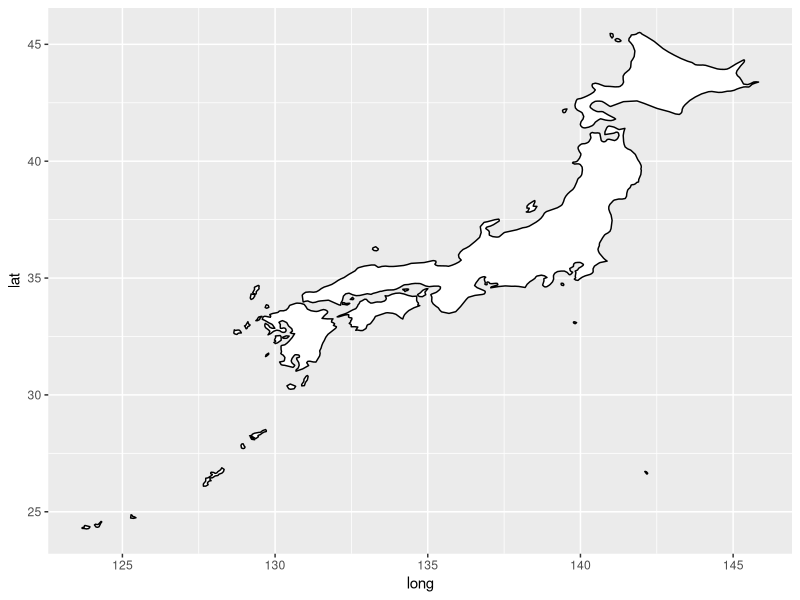
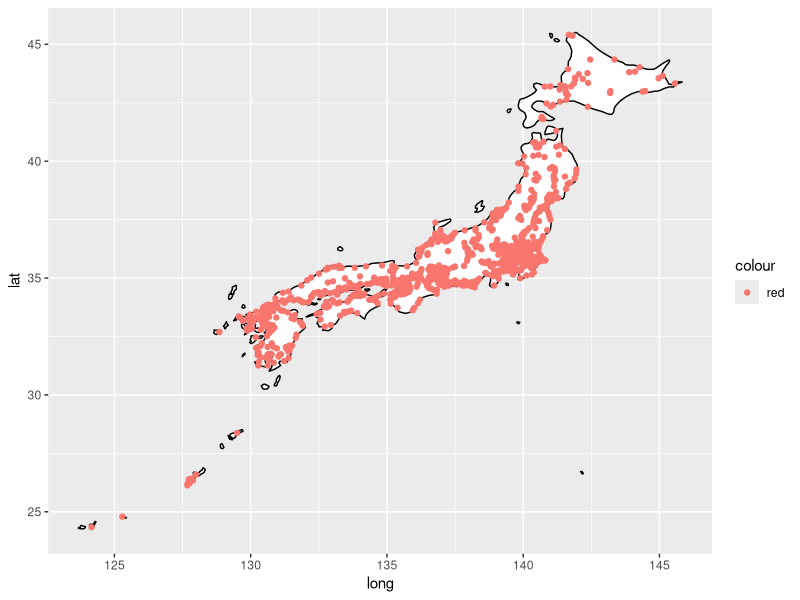
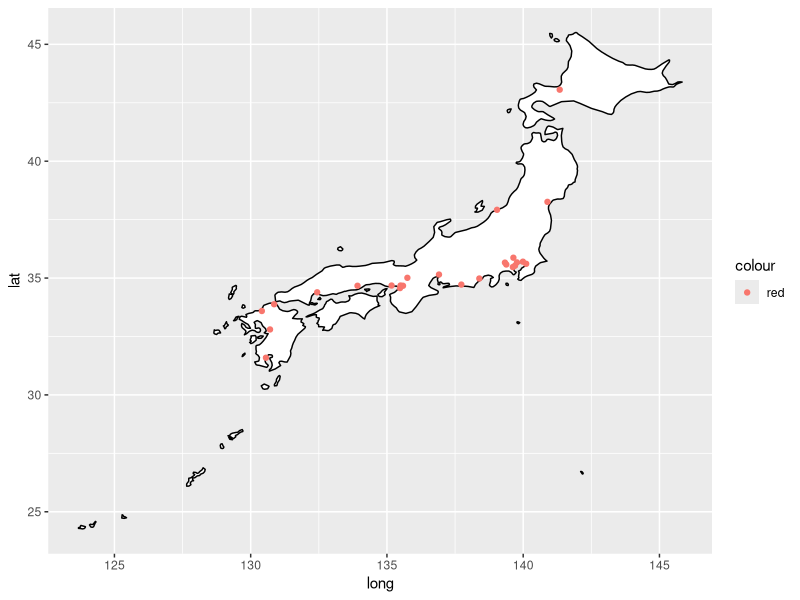
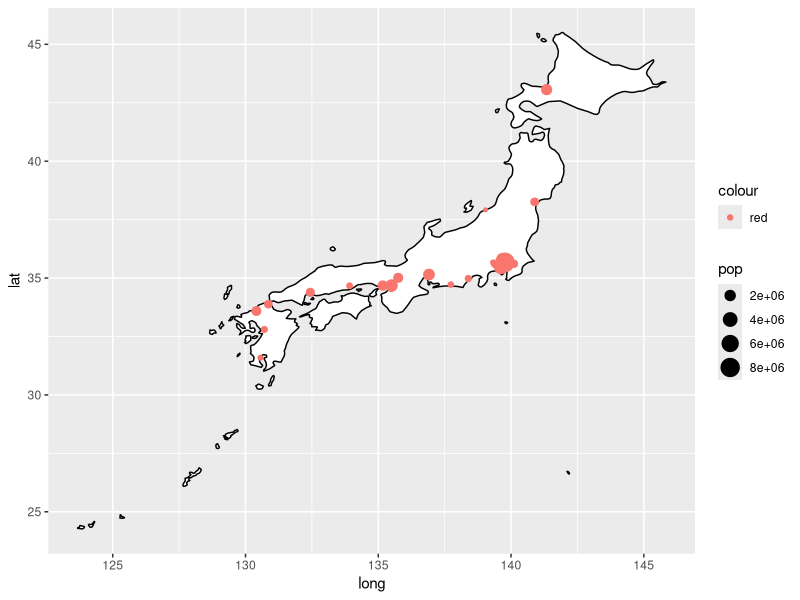
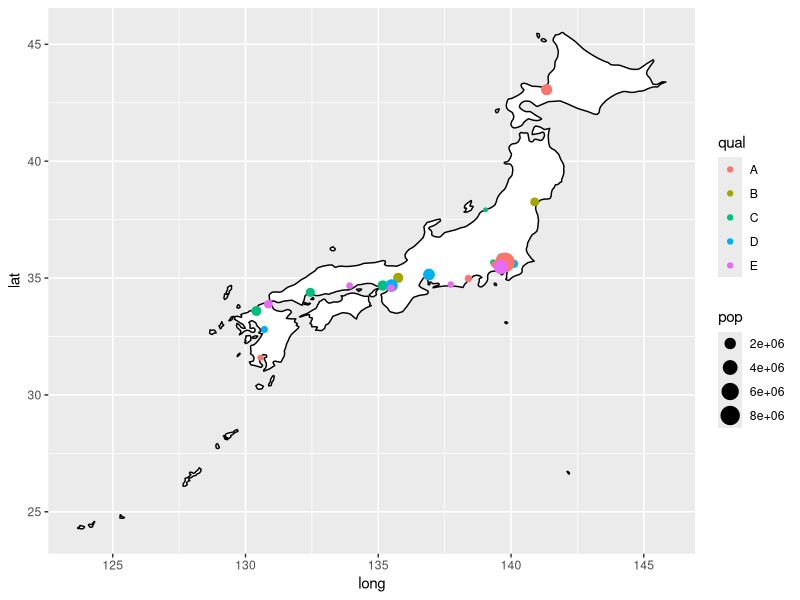
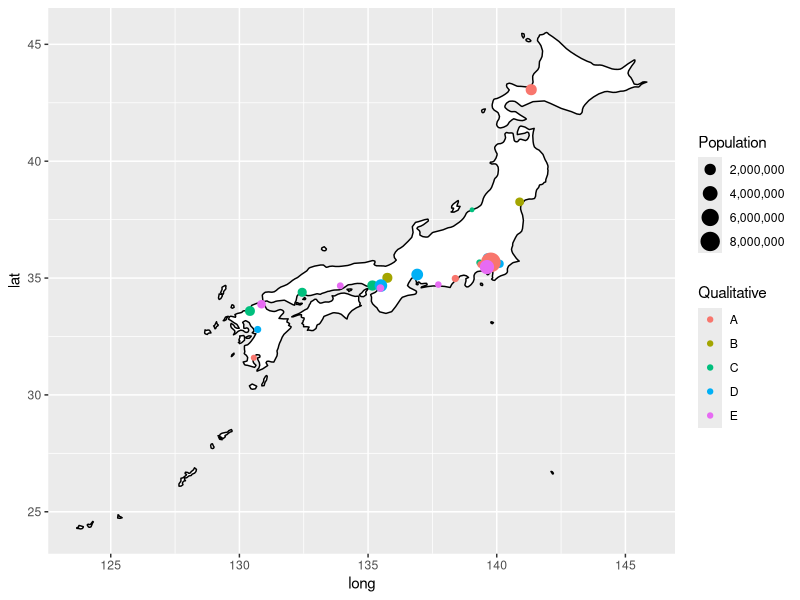

Reproduce these figures in R, in order.
######bubble maps

library(tidyverse)
library(maps)

####this provides city data

world <- map_data("world")

japan <- filter(world,region=="Japan")

ggplot(data = japan, mapping = aes(x= long, y= lat, group = group))+geom_polygon(color="black",fill="white")

######maps package has city data

head(maps::world.cities)
my_cities <-maps::world.cities

japan_cities <- filter(my_cities,country.etc=="Japan")

head(japan_cities)

####make a point for every city
ggplot(data = japan, mapping = aes(x= long, y= lat, group = group))+
  geom_polygon(color="black",fill="white")+
  geom_point(data = japan_cities,aes(x=long,y=lat,group=NULL,color="red"))


####let's pick just the big cities

japan_big_cities <- filter(my_cities,country.etc=="Japan" & pop>500000)

ggplot(data = japan, mapping = aes(x= long, y= lat, group = group))+
  geom_polygon(color="black",fill="white")+
  geom_point(data = japan_big_cities,aes(x=long,y=lat,group=NULL,color="red"))


####vary size of point by city size
ggplot(data = japan, mapping = aes(x= long, y= lat, group = group))+
  geom_polygon(color="black",fill="white")+
  geom_point(data = japan_big_cities,aes(x=long,y=lat,group=NULL,color="red",size=pop))

#####now vary the color of the dots

japan_big_cities$qual <- sample(LETTERS[1:5],nrow(japan_big_cities),replace=TRUE)



ggplot(data = japan, mapping = aes(x= long, y= lat, group = group))+
  geom_polygon(color="black",fill="white")+
  geom_point(data = japan_big_cities,aes(x=long,y=lat,group=NULL,color=qual,size=pop))

#####do some tweaking
####no scientific notation in legend r ggplot -- scales package adds the "scale_size_continuous" function to our arsenal, and we can set label=comma
library(scales)

###change the column name to make the legend nicer
japan_big_cities$Population <- japan_big_cities$pop
japan_big_cities$Qualitative <- japan_big_cities$qual

####do some additional refining
ggplot(data = japan, mapping = aes(x= long, y= lat, group = group))+geom_polygon(color="black",fill="white")+
  geom_point(data = japan_big_cities,aes(x=long,y=lat,group=NULL,color=Qualitative,size=Population))+
  scale_size_continuous(label=comma)

